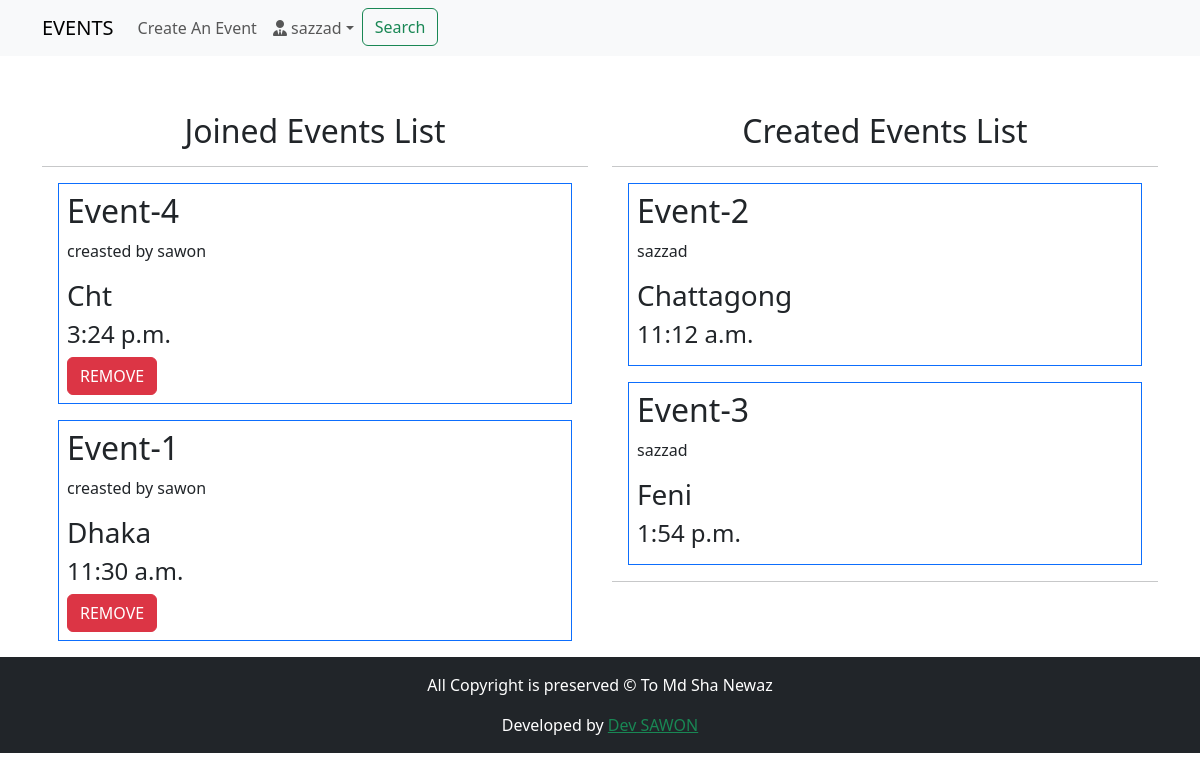
Before: /dashboard/ (signed in) with the older database file.
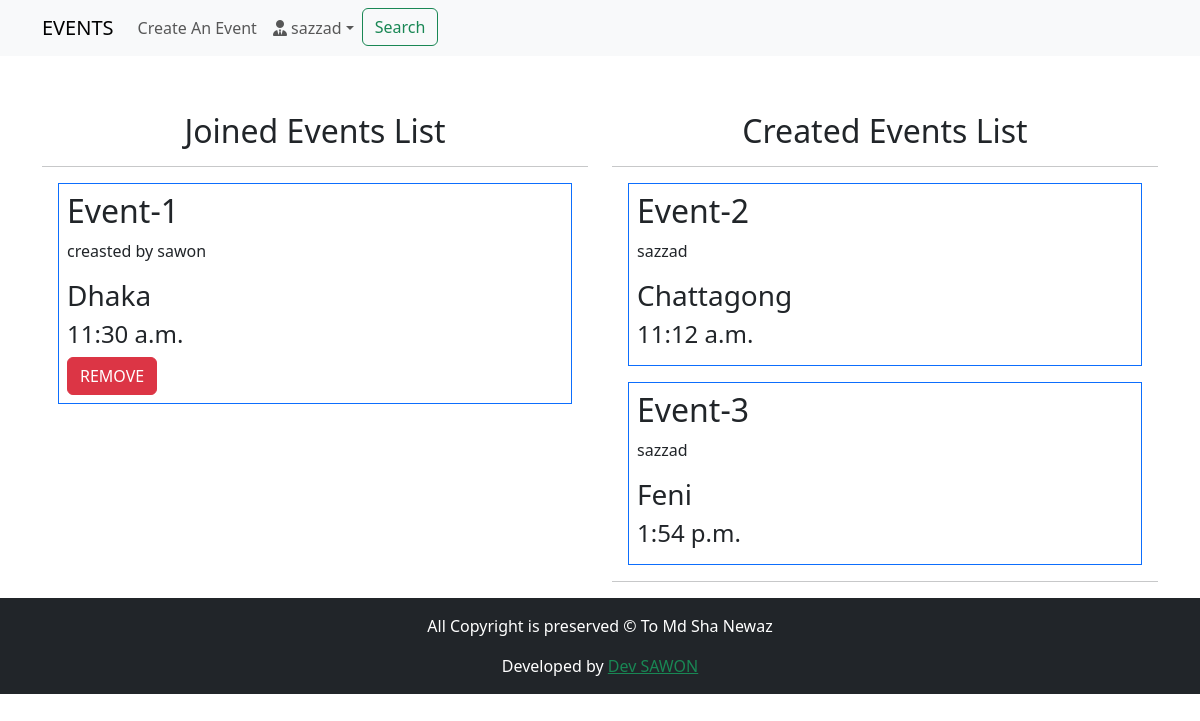
After: the same page with the newer database file.
### LoginApp/models.py (models this page shows, shortened)
class User(AbstractBaseUser, PermissionsMixin):
    email = models.EmailField(unique=True, null=False)
    is_staff = models.BooleanField(
        _('staff status'),
        default = False,
        help_text = _('Designates whether the user can log in this site')
    )
    is_active = models.BooleanField(
        _('active'),
        default = True,
        help_text = _('Designate whether this user should be treated as active. Unselect this instead of deleting accounts')
    )
    USERNAME_FIELD = 'email'
    objects = MyUserMangerModel()

class ProfileModel(models.Model):
    user = models.OneToOneField(User, on_delete=models.CASCADE, related_name='profile')
    username = models.CharField(max_length=264, blank=True)
    full_name = models.CharField(max_length=264, blank=True)
    address_1 = models.TextField(max_length=300, blank=True)
    city = models.CharField(max_length=50, blank=True)
    zipcode = models.CharField(max_length=10, blank=True)
    country = models.CharField(max_length=50, blank=True)
    phone = models.CharField(max_length=20, blank=True)
    date_joined = models.DateField(auto_now_add=True)

### EventApp/models.py (models this page shows, shortened)
class RegistrationModel(models.Model):
    user = models.ForeignKey(User, on_delete=models.CASCADE)
    event = models.ForeignKey(EventModel, on_delete=models.CASCADE)
    registration_date = models.DateTimeField(auto_now_add=True)

class EventModel(models.Model):
    user = models.ForeignKey(settings.AUTH_USER_MODEL, on_delete=models.CASCADE, related_name='event')
    title = models.CharField(max_length=500)
    description = models.CharField(max_length=2000)
    created_date = models.DateTimeField(auto_now_add=True)
    event_date = models.DateField(blank=True, null=True)
    event_time = models.TimeField(blank=True,null=True)
    location = models.CharField(max_length=100)
    slots = models.PositiveIntegerField(default=10)

### EventApp/views.py (the view)
# urls.py: path('dashboard/', views.dashboard_view, name='dashboard'),
@login_required
def dashboard_view(request):
    title = 'DASHBOARD'
    events = EventModel.objects.filter(user=request.user)
    schedules = RegistrationModel.objects.filter(user=request.user)
    return render(request, 'EventApp/dashboard.html', context={'title':title, 'schedules':schedules, 'events':events})

### templates/EventApp/dashboard.html (shortened to what this page needs)
{% extends 'index.html' %}
{% load crispy_forms_tags %}
{% block body_block %}
<div class="row">
    <div class="col-md-6">
        <h2 class="mt-5 text-center">Joined Events List</h2>
        <hr>
        {% for schedule in schedules %}
        <div class="border border-primary m-3 p-2">
            <h2>{{ schedule.event.title}}</h2>
            <p>creasted by {{ schedule.event.user.profile.username }}</p>
            <h3>{{ schedule.event.location }}</h3>
            <h4>{{ schedule.event.event_time }}</h4>
            <a class="btn btn-danger" href="{% url 'EventApp:delete' pk=schedule.pk %}">REMOVE</a>
        </div>
        {% endfor %}
    </div>
    <div class="col-md-6">
        <h2 class="mt-5 text-center">Created Events List</h2>
        <hr>
        {% for event in events %}
        <div class="border border-primary m-3 p-2">
            <h2>{{ event.title}}</h2>
            <p>{{ event.user.profile.username }}</p>
            <h3>{{ event.location }}</h3>
            <h4>{{ event.event_time }}</h4>
        </div>
        {% endfor %}
        <hr>
    </div>
</div>
{% endblock %}

### templates/index.html (shortened to what this page needs)
{% load static %}
<!DOCTYPE html>
<html lang="en">
<head>
    <link href="https://cdn.jsdelivr.net/npm/bootstrap@5.3.2/dist/css/bootstrap.min.css" rel="stylesheet">
    <link rel="stylesheet" href="https://cdnjs.cloudflare.com/ajax/libs/font-awesome/6.4.2/css/all.min.css" />
    <link rel="stylesheet" href="{% static 'css/styles.css' %}">
</head>
<body>
    {% include 'header.html' %}
    <div class="container">
        {% block body_block %}
        {% endblock %}
    </div>
    {% include 'footer.html' %}
</body>
</html>

### templates/header.html (shortened to what this page needs)
<nav class="navbar navbar-expand-lg navbar-light bg-light">
    <div class="container">
      <a class="navbar-brand" href="{% url 'EventApp:home' %}">EVENTS</a>
      <div class="collapse navbar-collapse" id="navbarSupportedContent">
        <ul class="navbar-nav me-auto mb-2 mb-lg-0">
          <li class="nav-item">
            <a class="nav-link" href="{% url 'EventApp:create_event' %}">Create An Event</a>
          </li>
          {% if request.user.is_authenticated %}
          <li class="nav-item dropdown">
            <a class="nav-link dropdown-toggle" href="#" id="navbarDropdown" role="button" data-bs-toggle="dropdown" aria-expanded="false">
              <i class="fa-solid fa-user-tie"></i> {{ request.user.profile.username }}</a>
          </li>
          {% else %}
          <li class="nav-item">
            <a class="btn btn-primary" href="{% url 'LoginApp:login' %}">Login</a>
          </li>
          {% endif %}
          <li class="nav-item">
            <a class="btn btn-outline-success" href="{% url 'EventApp:search' %}">Search</a>
          </li>
        </ul>
      </div>
    </div>
</nav>

### templates/footer.html
<footer class="bg-dark">
    <div class="container">
        <div class="row">
            <div class="col-12 text-white text-center pt-3">
                <p>All Copyright is preserved © To Md Sha Newaz</p>
                <p class="" id="dev_text">Developed by <a class="text-success" href="https://mdshanewaz.github.io/DarkBlackFire" target=”_blank”>Dev SAWON</a></p>
            </div>
        </div>
    </div>
</footer>

Changed rows visible on the page:
removed RegistrationModel: event "Event-4", event.user.profile.username "sawon", event.location "Cht", event.event_time "3:24 p.m."
